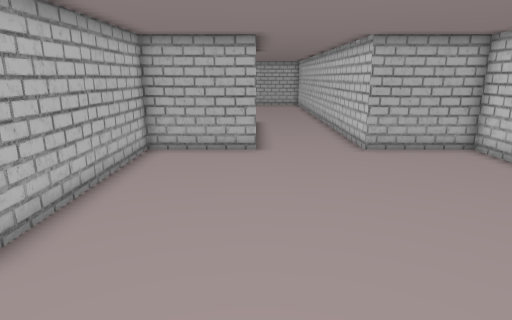
[1] (above)

17 first-person views from a walk through a level from a Godot 3-D game. The camera is 1.3 m above the floor, tilts 14° down and sees 75° across. Doors that lead somewhere are drawn open, without their leaves. The floor is counted in squares, 0.5 m on a side. Each view is taken from the middle of a square. On the plan, view 1 faces up. The plan holds only what a view shows up to about 20 squares ahead; the rest is blank. The place goes on beyond the plan.

[2]
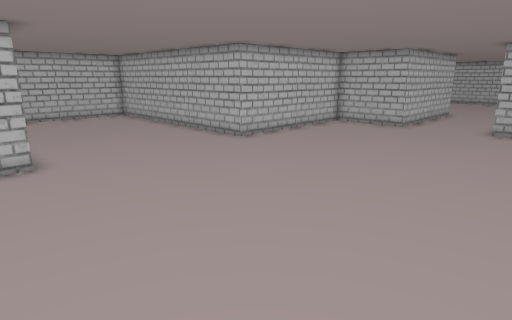

[3]
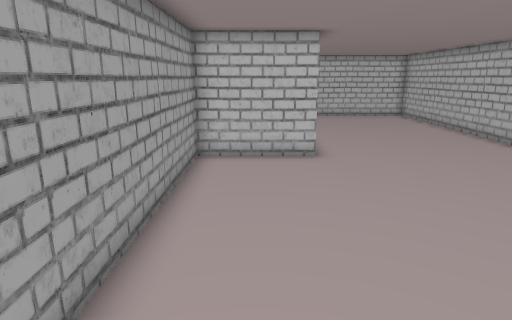

[4]
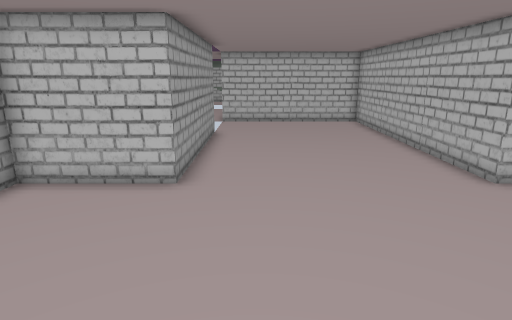

[5]
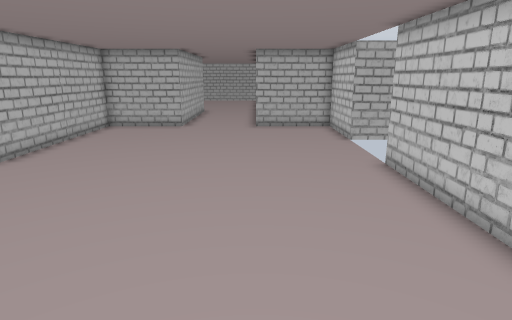

[6]
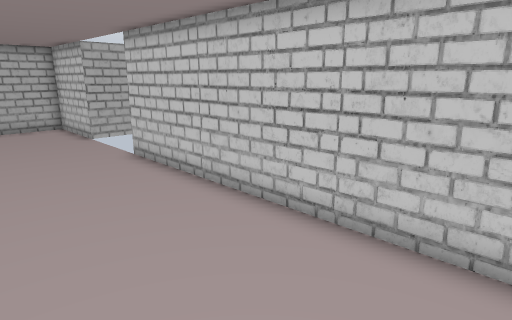

[7]
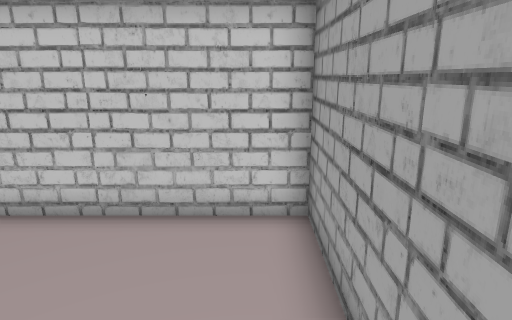

[8]
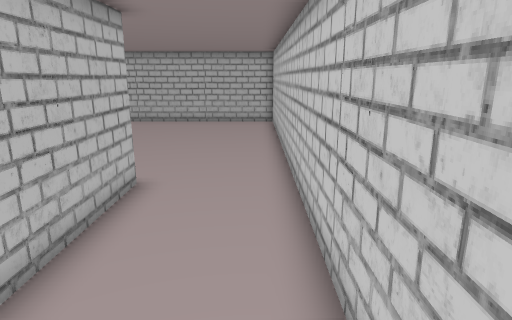

[9]
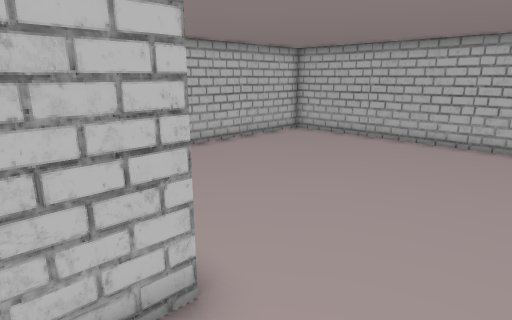

[10]
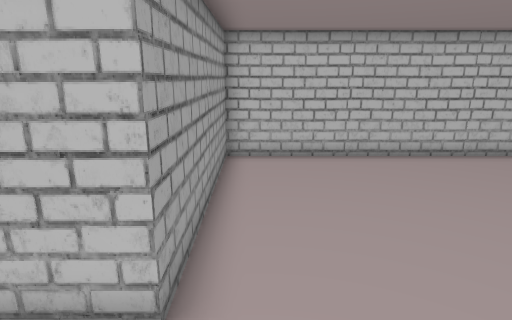

[11]
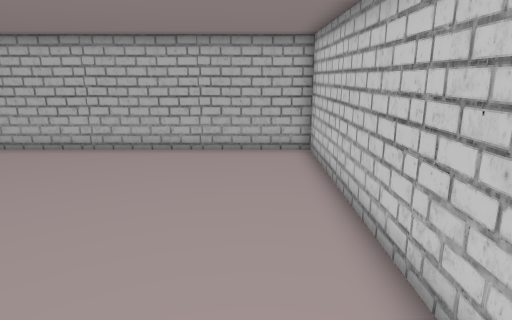

[12]
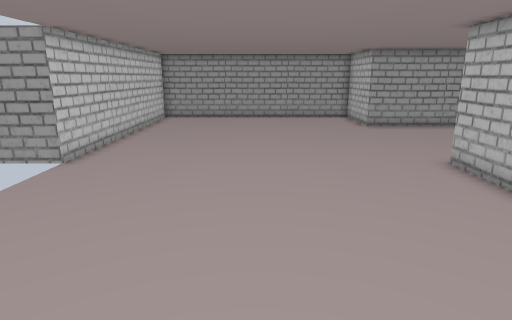

[13]
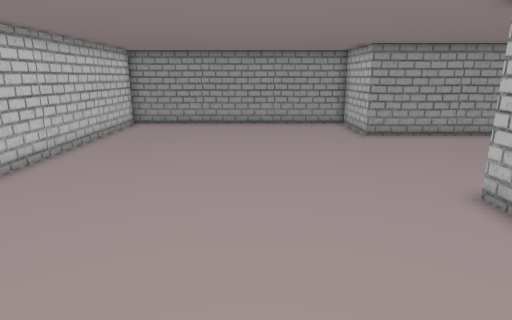

[14]
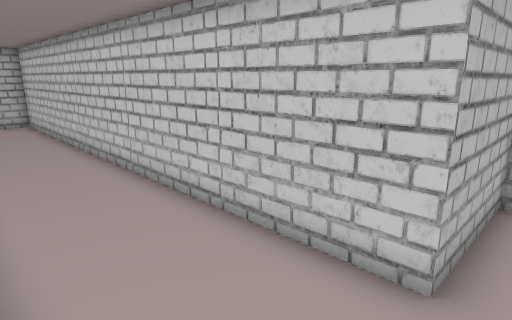

[15]
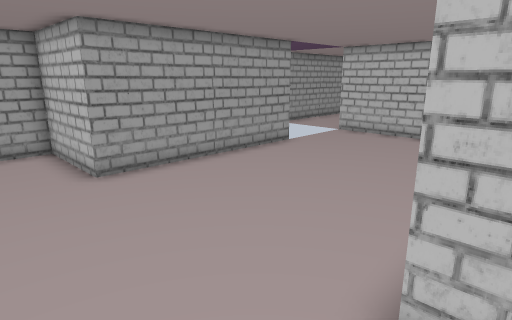

[16]
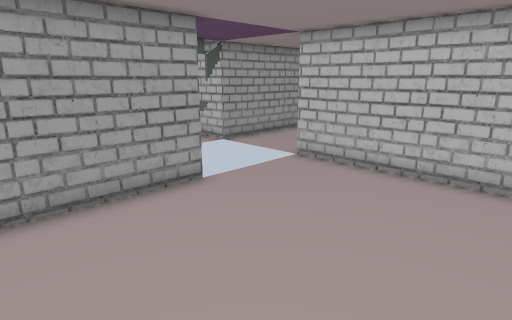

[17]
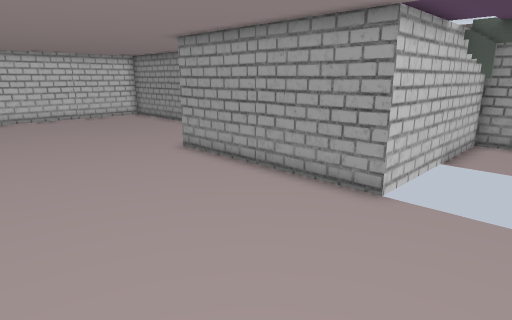

### Floor plan
Points are (right, up) in squares from view 1. A wall is a line through its corners. A room is listed if a view was taken in it or the views show most of it. See-through windows are left out.
Room 1 (views 1, 2, 3, 4, 5, 6, 7, 13, 14, 15, 16, 17)
walls: (0, 12) (-4, 12) (-4, 4) (-16, 4) (-16, -4); (9.9, 8) (8, 8) (8, 12) (4, 12); (-12, -4) (-4, -4) (-4, -8) (8, -8) (8, 4) (9.9, 4)
ways out: opening at (2, 11) to room 2; opening at (-14, -4)
Room 2 (views 8, 9, 10, 11, 12)
walls: (4, 12) (4, 32) (-8, 32) (-8, 20) (0, 20) (0, 12)
ways out: opening at (2, 11) to room 1

Positions as (right, up) in squares from view 1, and headings:
1: (0, 0), facing up
2: (7, -6), facing up-left
3: (7, -6), facing left
4: (4, -2), facing left
5: (4, -6), facing up
6: (3, -7), facing up-right
7: (2, -7), facing right
8: (3, 12), facing up
9: (3, 18), facing up-left
10: (3, 21), facing left
11: (2, 20), facing up
12: (2, 14), facing down
13: (1, 11), facing down
14: (0, 11), facing up-right
15: (-1, 5), facing down-left
16: (-7, 3), facing down-left
17: (-15, 3), facing down-right
